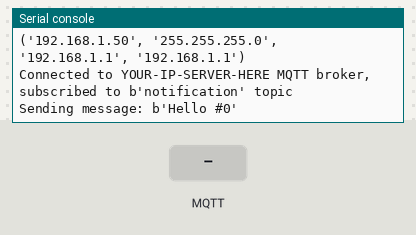
The program below on a simulated ESP32 board running MicroPython. Shown: the last lines printed to the serial console. The test bench sets the inputs (shaded band). WiFi joins after 1.5 s; no MQTT or app messages arrive unless stated; the clock reads 2024-03-15 10:24:30 at power-on unless the program sets it.

Above: at 2.8 s.
2.9 s: MQTT message "notification" arrives on the first subscribed topic
At 4.1 s:
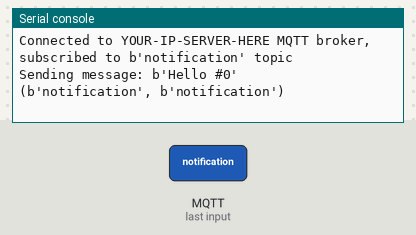
4.4 s: MQTT message "received" arrives on the first subscribed topic
At 5.3 s:
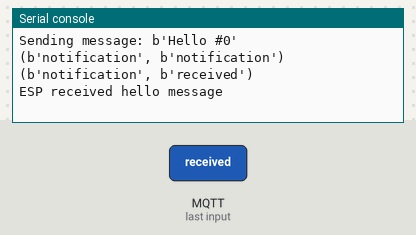
5.9 s: MQTT message "1" arrives on the first subscribed topic
At 6.4 s:
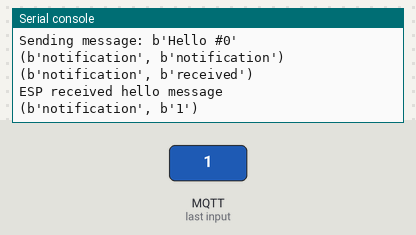
7.4 s: MQTT message "on" arrives on the first subscribed topic
At 8.6 s:
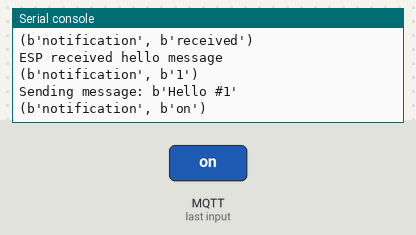
8.9 s: MQTT message "off" arrives on the first subscribed topic
At 9.9 s:
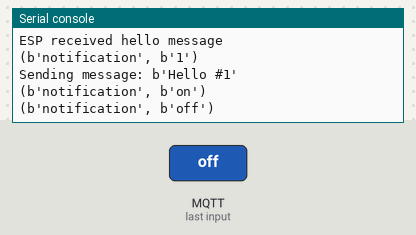

The program:

main-MQTT-1.py
```python
# Complete project details at https://RandomNerdTutorials.com

import time
from umqtt.simple import MQTTClient
import ubinascii
import machine
import micropython
import network
import esp
esp.osdebug(None)
import gc
gc.collect()

ssid = 'YOUR-WIFI-HERE'
password = 'YOUR-PASSWORD-HERE'
mqtt_server = 'YOUR-IP-SERVER-HERE'
#EXAMPLE IP ADDRESS
#mqtt_server = '192.168.1.144'
client_id = ubinascii.hexlify(machine.unique_id())
topic_sub = b'notification'
topic_pub = b'hello'

last_message = 0
message_interval = 5
counter = 0

station = network.WLAN(network.STA_IF)

station.active(True)
station.connect(ssid, password)

c = 0
while station.isconnected() == False:
    print('Trying to connect {}'.format(c))
    c += 1
    time.sleep(0.5)
    pass

print('Connection successful')
print(station.ifconfig())
######################################
######################################
######################################

def sub_cb(topic, msg):
    print((topic, msg))
    if topic == b'notification' and msg == b'received':
        print('ESP received hello message')

def connect_and_subscribe():
    global client_id, mqtt_server, topic_sub
    client = MQTTClient(client_id, mqtt_server)
    client.set_callback(sub_cb)
    client.connect()
    client.subscribe(topic_sub)
    print('Connected to {} MQTT broker, subscribed to {} topic'.format(mqtt_server, topic_sub))
    return client

def restart_and_reconnect():
    print('Failed to connect to MQTT broker. Reconnecting...')
    time.sleep(10)
    machine.reset()

try:
    client = connect_and_subscribe()
except OSError as e:
    restart_and_reconnect()

while True:
    try:
        client.check_msg()
        if (time.time() - last_message) > message_interval:
            msg = b'Hello #{}'.format(counter)
            print('Sending message: {}'.format(msg))
            client.publish(topic_pub, msg)
            last_message = time.time()
            counter += 1
    except OSError as e:
        restart_and_reconnect()
```

Measured:
- after the input at 2.9 s, the serial console: prints a new line at once (image 1)
- after the input at 4.4 s, the serial console: prints a new line at once (image 2)
- after the input at 5.9 s, the serial console: prints a new line at once (image 3)
- after the input at 7.4 s, the serial console: prints a new line at once (image 4)
- after the input at 8.9 s, the serial console: prints a new line at once (image 5)
